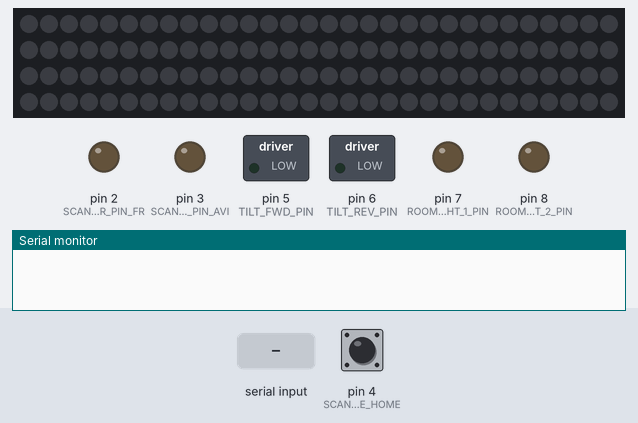
The sketch below on a simulated Arduino Uno, built with avr-gcc and run on an emulated ATmega328P. On the bench: 120 RGB LEDs in strip order, left to right, continuing on the next row, switched loads named in the sketch (green lamp = pin HIGH), output pins drawn as LEDs (lit = HIGH), the last lines printed to the serial monitor. Inputs (shaded band) come from the test bench; at power-on: pin 4 (SCANNER_BRAKE_HOME) HIGH.

Above: at 1.2 s.
1.3 s: "LEDs,1\n" received over Serial
At 2.2 s:
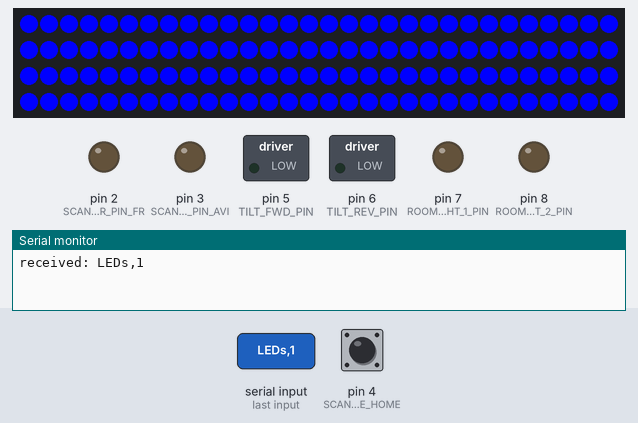
2.8 s: "Scanner,1\n" received over Serial
At 3.1 s:
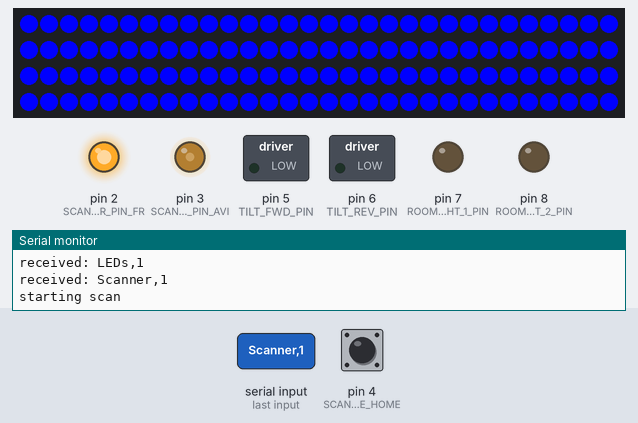
5.8 s: "Roomlights1,1\n" received over Serial
At 7.4 s:
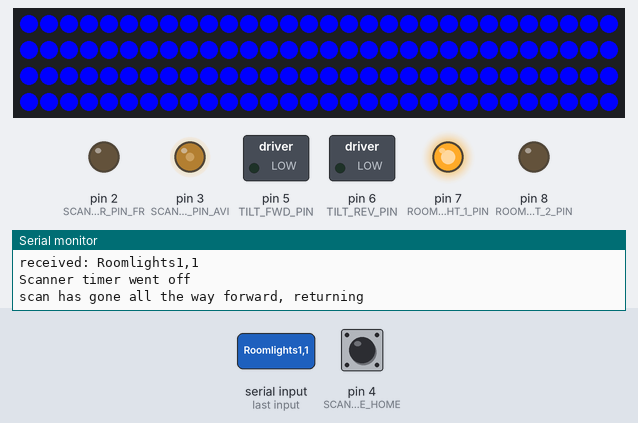
8.8 s: "Roomlights2,1\n" received over Serial
At 10.1 s:
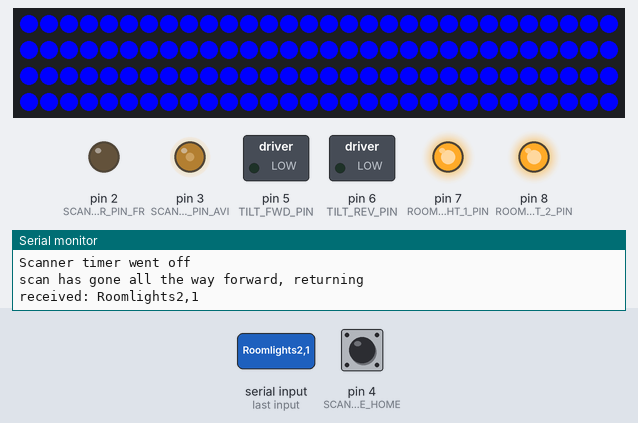
13.4 s: "Scanner,1\n" received over Serial
At 14.8 s:
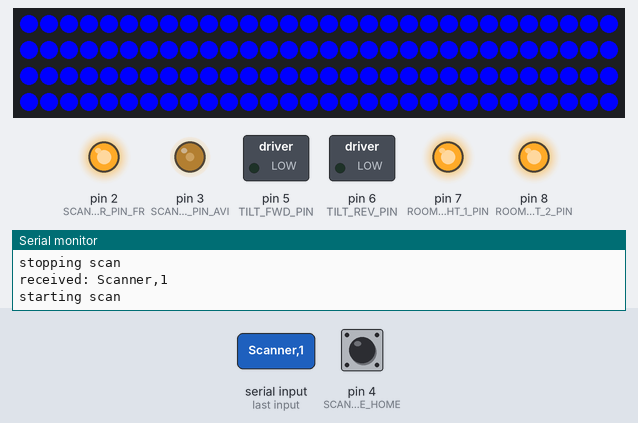
Timing chart, 0 to 18.9 s (numbered marks = the images above; inputs shaded):
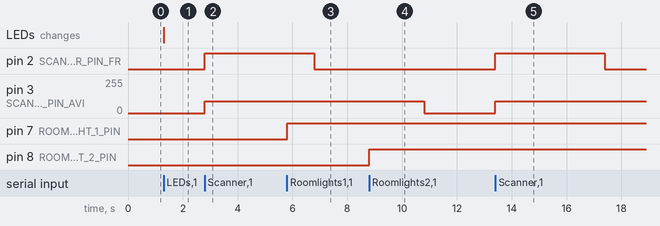

Measured:
- after the input at 1.3 s, the LEDs: change at once (image 1)
- after the input at 2.8 s, pin 2 (SCANNER_PIN_FR): LOW → HIGH at once; pin 3 (SCANNER_PIN_AVI): 0/255 → 90/255 at once
- after the input at 5.8 s, pin 7 (ROOMLIGHT_1_PIN): LOW → HIGH at once
- after the input at 8.8 s, pin 8 (ROOMLIGHT_2_PIN): LOW → HIGH at once
- after the input at 13.4 s, pin 2 (SCANNER_PIN_FR): LOW → HIGH at once, → LOW 4.0 s later; pin 3 (SCANNER_PIN_AVI): 0/255 → 90/255 at once

The sketch:

working13nov.ino
```cpp
#define SCANNER_PIN_FR 2
#define SCANNER_PIN_AVI 3
#define SCANNER_BRAKE_HOME 4
#define TILT_FWD_PIN 5
#define TILT_REV_PIN 6
#define ROOMLIGHT_1_PIN 7
#define ROOMLIGHT_2_PIN 8
#define DOORS_FWD_PIN 9
#define DOORS_REV_PIN 10
#define LEDS_PIN 11
#define SCANNER_BRAKE_AWAY 12

#define BAUD_RATE 115200

// SCANNER
long SCANNER_start_time = 0;
// duration for speed 80 = 7000
// duration for speed 150 = 5000
// duration for speed 200 = 4000
int SCANNER_scan_duration = 4000;  // one full sweep is really 20 seconds
bool SCANNER_forward = false;
bool SCANNER_reverse = false;
int SCANNER_speed = 90;

// LEDs SCANNER
#include <Adafruit_NeoPixel.h>
#define NUM_LEDS 120
Adafruit_NeoPixel pixels(NUM_LEDS, LEDS_PIN, NEO_GRB + NEO_KHZ800);


// BED TILT
int tiltSpeed = 255;
#define TILT_DURATION 10000  // how long it takes to go all the way

// DOORS
int doorSpeed = 255;

// ROOM LIGHTS


void setup() {

  Serial.begin(BAUD_RATE);
  //Serial.setTimeout(2);

  // set up pins
  pinMode(SCANNER_PIN_FR, OUTPUT);
  pinMode(SCANNER_BRAKE_HOME, INPUT_PULLUP);
  pinMode(ROOMLIGHT_1_PIN, OUTPUT);
  pinMode(ROOMLIGHT_2_PIN, OUTPUT);
  pinMode(TILT_FWD_PIN, OUTPUT);
  pinMode(TILT_REV_PIN, OUTPUT);

  // set up LEDs
  pixels.begin();  // INITIALIZE NeoPixel strip object (REQUIRED)

  // set home positions
  // scannerHome();
  // tiltHome();
}

void scannerHome() {

  Serial.println("moving scanner to home position");
  SCANNER_forward = true;
  SCANNER_reverse = false;

  analogWrite(SCANNER_PIN_AVI, SCANNER_speed);
  digitalWrite(SCANNER_PIN_FR, HIGH);

  bool home = false;
  while (!home) {
    if (scannerHitStart()) {
      stopScan();
      home = true;
    }
    delay(2);
  }
  Serial.println("scanner got to home, stopping home sequence");
}

void tiltHome() {

  // I think the theory here is to tilt it to one direction for one minute (to be sure it's all the way),
  // then to tilt it back half way (we have to base this on the time it takes since there is no sensor)

  Serial.println("moving tilt to home position");

  // tilt forward
  handleTilt(1);

  delay(TILT_DURATION);

  // tild backward
  handleTilt(2);
  delay(TILT_DURATION / 2);

  Serial.println("tilt motor got to home, stopping home sequence");
}


void loop() {
  // brake test
  int brk = digitalRead(SCANNER_BRAKE_HOME);
  if (brk == LOW) {
    Serial.println("braking");
  }

  if (Serial.available() > 0) {
    // read the incoming serial data until a newline character

    String receivedString = Serial.readStringUntil('\n');
    Serial.print("received: ");
    Serial.println(receivedString);


    // find the position of the comma character
    int commaIndex = receivedString.indexOf(',');

    // extract the command string
    if (commaIndex != -1) {
      String command = receivedString.substring(0, commaIndex);
      // extract the integer value after the comma
      int value = receivedString.substring(commaIndex + 1).toInt();

      if (command == "DEBUG") {
        if (value == 9) {

          analogWrite(SCANNER_PIN_AVI, SCANNER_speed);
          digitalWrite(SCANNER_PIN_FR, HIGH);

        } else if (value == 11) {

          analogWrite(SCANNER_PIN_AVI, SCANNER_speed);
          digitalWrite(SCANNER_PIN_FR, LOW);

        } else if (value == 0) {

          stopScan();
        }
      }

      if (command == "Scanner") {
        handleScanner(value);
      } else if (command == "Roomlights1") {
        handleRoomLights(1, value);
      } else if (command == "Roomlights2") {
        handleRoomLights(2, value);
      } else if (command == "LEDs") {
        handleLEDs(value);
      } else if (command == "Tilt") {
        handleTilt(value);
      } else if (command == "Doors") {
        handleDoors(value);
      }

      // implement other actions for different commands here
    }
  }


  // check on scanner
  scanner();

  delay(1);
}

void handleLEDs(int value) {
  // 0 = off
  // 1 = blue
  // 2 = red
  switch (value) {
    case 0:
      setAllLeds(0, 0, 0, 0);
      break;
    case 1:
      setAllLeds(0, 0, 255, 255);
      break;
    case 2:
      setAllLeds(255, 0, 0, 255);
      break;
    case 3:
      setAllLeds(255, 255, 255, 255);
      break;
  }
}

void handleTilt(int value) {
  switch (value) {
    case 0:
      analogWrite(TILT_FWD_PIN, 0);
      analogWrite(TILT_REV_PIN, 0);
      break;

    case 1:  // Forward rotation
      analogWrite(TILT_FWD_PIN, tiltSpeed);
      analogWrite(TILT_REV_PIN, 0);

      break;

    case 2:
      analogWrite(TILT_FWD_PIN, 0);
      analogWrite(TILT_REV_PIN, tiltSpeed);

      break;
  }
}

void handleDoors(int value) {
  switch (value) {
    case 0:
      analogWrite(DOORS_FWD_PIN, 0);
      analogWrite(DOORS_REV_PIN, 0);
      break;

    case 1:  // Forward rotation
      analogWrite(DOORS_FWD_PIN, doorSpeed);
      analogWrite(DOORS_REV_PIN, 0);

      break;

    case 2:
      analogWrite(DOORS_FWD_PIN, 0);
      analogWrite(DOORS_REV_PIN, doorSpeed);

      break;
  }
}

void handleScanner(int value) {
  if (value == 0) {
    stopScan();
  } else if (value == 1) {
    startScan();
  }
}

void handleRoomLights(int lights, int value) {

  int pin = (lights == 1) ? ROOMLIGHT_1_PIN : ROOMLIGHT_2_PIN;

  if (value == 0) {
    digitalWrite(pin, LOW);
  } else if (value == 1) {
    digitalWrite(pin, HIGH);
  }
}

void setAllLeds(int r, int g, int b, int brightness) {
  for (int i = 0; i < pixels.numPixels(); i++) {
    pixels.setPixelColor(i, pixels.Color(r, g, b));
  }
  pixels.setBrightness(brightness);
  pixels.show();
}

void startScan() {
  Serial.println("starting scan");
  SCANNER_forward = true;
  SCANNER_reverse = false;

  analogWrite(SCANNER_PIN_AVI, SCANNER_speed);
  digitalWrite(SCANNER_PIN_FR, HIGH);

  SCANNER_start_time = millis();
}

void stopScan() {
  Serial.println("stopping scan");
  analogWrite(SCANNER_PIN_AVI, 0);
  digitalWrite(SCANNER_PIN_FR, LOW);
}

bool scannerHitStart() {
  // check on scanner hitting the ends
  if (digitalRead(SCANNER_BRAKE_HOME) == LOW) {
    return true;
  } else {
    return false;
  }
}

bool scannerHitEnd() {
  // check on scanner hitting the ends
  return false;
}

void scanner() {

  if (scannerHitStart()) {
    stopScan();
  }
  if (scannerHitEnd()) {
    stopScan();
  }

  long currentTime = millis();

  if (SCANNER_forward || SCANNER_reverse) {

    if (currentTime > SCANNER_start_time + SCANNER_scan_duration) {

      Serial.println("Scanner timer went off");

      if (SCANNER_forward) {
        SCANNER_forward = false;
        SCANNER_reverse = true;
        SCANNER_start_time = millis();

        // switch to reverse
        digitalWrite(SCANNER_PIN_FR, LOW);
        analogWrite(SCANNER_PIN_AVI, SCANNER_speed);

        Serial.println("scan has gone all the way forward, returning");
      } else if (SCANNER_reverse) {
        SCANNER_forward = false;
        SCANNER_reverse = false;
        // switch to forward (for later)
        digitalWrite(SCANNER_PIN_FR, HIGH);
        // stop it
        stopScan();
      }
    }
  }
}
```
